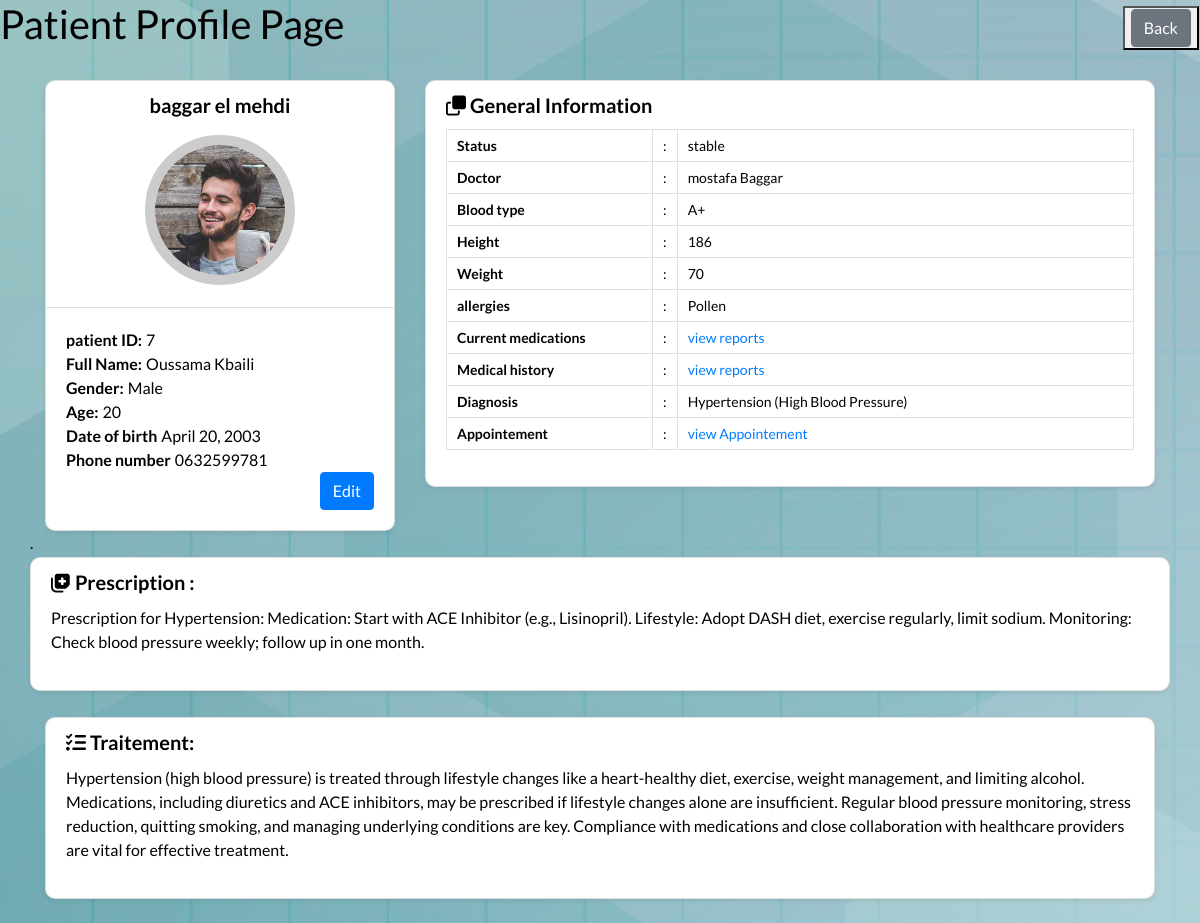
Page /Medi/patiens-list/7/ (signed in) on the committed database.
### Medi/models.py (models this page shows, shortened)
class Patient(models.Model):
    GENDER_CHOICES = [
        ('male', 'Male'),
        ('female', 'Female'),
        ('other', 'Other'),
    ]
    STATUS_CHOICES = [
        ('stable', 'Stable'),
        ('improving', 'Improving'),
        ('critical', 'Critical'),
    ]
    BLOOD_TYPE_CHOICES = [
        ('A+', 'A+'),
        ('A-', 'A-'),
        ('B+', 'B+'),
        ('B-', 'B-'),
        ('AB+', 'AB+'),
        ('AB-', 'AB-'),
        ('O+', 'O+'),
        ('O-', 'O-'),
    ]
    ALLERGIES_CHOICES = [
        ('Pollen', 'Pollen'),
        ('Dust Mites', 'Dust Mites'),
        ('Pet Dander', 'Pet Dander'),
        ('Mold', 'Mold'),
        ('Food Allergies', 'Food Allergies'),
        ('Insect Sting Allergies', 'Insect Sting Allergies'),
        ('Medication Allergies', 'Medication Allergies'),
        ('Latex Allergy', 'Latex Allergy'),
        ('Cockroach Allergy', 'Cockroach Allergy'),
        ('Other', 'Other'),
    ]
    DIAGNOSIS_CHOICES = [
        ('Hypertension (High Blood Pressure)', 'Hypertension (High Blood Pressure)'),
        ('Type 2 Diabetes', 'Type 2 Diabetes'),
        ('Asthma', 'Asthma'),
        ('Allergic Rhinitis', 'Allergic Rhinitis'),
        ('Migraine', 'Migraine'),
        ('Depression', 'Depression'),
        ('Anxiety Disorder', 'Anxiety Disorder'),
        ('Obesity', 'Obesity'),
        ('Chronic Obstructive Pulmonary Disease (COPD)', 'Chronic Obstructive Pulmonary Disease (COPD)'),
        ('Coronary Artery Disease', 'Coronary Artery Disease'),
        ('Hyperthyroidism', 'Hyperthyroidism'),
        ('Hypothyroidism', 'Hypothyroidism'),
        ('Gastroesophageal Reflux Disease (GERD)', 'Gastroesophageal Reflux Disease (GERD)'),
        ('Rheumatoid Arthritis', 'Rheumatoid Arthritis'),
        ('Osteoarthritis', 'Osteoarthritis'),
        ('Eczema', 'Eczema'),
        ('Psoriasis', 'Psoriasis'),
        ('Celiac Disease', 'Celiac Disease'),
        ('Irritable Bowel Syndrome (IBS)', 'Irritable Bowel Syndrome (IBS)'),
        ('Chronic Kidney Disease', 'Chronic Kidney Disease'),
        ('Stroke', 'Stroke'),
        ('Alzheimer\'s Disease', 'Alzheimer\'s Disease'),
        ('Multiple Sclerosis', 'Multiple Sclerosis'),
        ('HIV/AIDS', 'HIV/AIDS'),
        ('Cancer', 'Cancer'),
    ]
    first_name = models.CharField(max_length=100)
    last_name = models.CharField(max_length=100)
    age = models.PositiveIntegerField()
    gender = models.CharField(max_length=10, choices=GENDER_CHOICES, default='Male')
    email = models.EmailField()
    phone = models.CharField(max_length=15)
    photo = models.ImageField(upload_to='media/', blank=True, null=True)
    status = models.CharField(max_length=20, choices=STATUS_CHOICES)
    blood_type = models.CharField(max_length=5, choices=BLOOD_TYPE_CHOICES, default='A+')
    height = models.PositiveIntegerField(default=170)
    weight = models.PositiveIntegerField(default=100)
    allergies = models.CharField(max_length=50, choices=ALLERGIES_CHOICES, default='Other')
    diagnosis = models.CharField(max_length=100, choices=DIAGNOSIS_CHOICES, default='Hypertension')
    doctor_id = models.PositiveIntegerField(default=1)
    address = models.CharField(max_length=200)
    date_of_birth = models.DateField(default='2001-04-20')
    prescription = models.TextField(blank=True, null=True, default='')
    traitement = models.TextField(blank=True, null=True, default='')
    medication = models.TextField(blank=True, null=True, default='')

### accounts/models.py (models this page shows)
class Doctor(AbstractUser):
    GENDER_CHOICES = [
        ('male', 'Male'),
        ('female', 'Female'),
        ('other', 'Other'),
    ]
    SPECIALITY_CHOICES = [
        ('gp', 'General Practitioner (GP)'),
        ('pediatrician', 'Pediatrician'),
        ('obgyn', 'Obstetrician/Gynecologist (OB/GYN)'),
        ('dermatologist', 'Dermatologist'),
        ('orthopedic_surgeon', 'Orthopedic Surgeon'),
        ('cardiologist', 'Cardiologist'),
        ('psychiatrist', 'Psychiatrist'),
    ]
    speciality = models.CharField(max_length=100, choices=SPECIALITY_CHOICES)
    gender = models.CharField(max_length=10, choices=GENDER_CHOICES)
    bio = models.TextField(null=True,default='')
    phone = models.CharField(max_length=20,default='')
    date_of_birth = models.DateField(default='2001-04-20')
    hospital = models.TextField(null=True, default='MediClinic')
    experience = models.TextField(null=True,default='')
    working_hours = models.CharField(max_length=100)
    photo = models.ImageField(upload_to='media/', blank=True, null=True)
    groups = models.ManyToManyField(
        Group,
        verbose_name='groups',
        blank=True,
        help_text='The groups this user belongs to.',
        related_name='doctor_set',  # Use a unique related_name
        related_query_name='user'
    )
    user_permissions = models.ManyToManyField(
        Permission,
        verbose_name='user permissions',
        blank=True,
        help_text='Specific permissions for this user.',
        related_name='doctor_set',  # Use a unique related_name
        related_query_name='user'
    )

### Medi/views.py (the view)
# urls.py: path('patiens-list/<int:patient_id>/', views.patient_full, name='patient-full'),
@login_required
def patient_full(request, patient_id):
    patient = get_object_or_404(Patient, pk=patient_id)
    if patient.doctor_id:
        doctor = get_object_or_404(Doctor, id=patient.doctor_id)
    else:
        doctor = None
    return render(request, 'patient-full.html',{'patient': patient, 'doctor': doctor})

### Medi/templates/patient-full.html (shortened to what this page needs)
{% load static%}
<!DOCTYPE html>
<html lang="en">
<head>
    <link href="https://fonts.googleapis.com/css?family=Lato:300,400,700,900&display=swap" rel="stylesheet"><link rel='stylesheet' href='https://cdnjs.cloudflare.com/ajax/libs/twitter-bootstrap/4.1.3/css/bootstrap.min.css'>
    <link rel='stylesheet' href='https://cdnjs.cloudflare.com/ajax/libs/font-awesome/5.12.1/css/all.min.css'>
    <link rel="stylesheet" href="https://cdnjs.cloudflare.com/ajax/libs/font-awesome/5.15.4/css/all.min.css"/>
    <link rel="stylesheet" href="https://cdnjs.cloudflare.com/ajax/libs/font-awesome/6.4.0/css/all.min.css">
    <link rel="stylesheet" href="https://cdnjs.cloudflare.com/ajax/libs/font-awesome/4.7.0/css/font-awesome.min.css">
    <link rel="stylesheet" href="{% static 'css/patient-full.css' %}">
</head>
<body>
<header class="ScriptHeader">
    <div class="rt-container">
    	<div class="col-rt-12">
        	<div class="rt-heading">
            	<h1>Patient Profile Page</h1>
               <button>
                    {% if user.is_superuser %}
                        <a href="{% url 'home' %}" class="btn btn-secondary">Back</a>
                    {% else %}
                        <a href="{% url 'doctor-patient-list' %}" class="btn btn-secondary">Back</a>
                    {% endif %}
                </button>
            </div>
        </div>
    </div>
</header>
<section>
    <div class="rt-container">
          <div class="col-rt-12">
              <div class="Scriptcontent">
<div class="student-profile py-4">
  <div class="container">
    <div class="row">
      <div class="col-lg-4">
        <div class="card shadow-sm">
          <div class="card-header bg-transparent text-center">
              <h3>baggar el mehdi</h3>
              {% if patient.photo  %}
                    <img class="profile_img" src="{{ patient.photo.url }}" alt="student dp">
              {% else %}
                    <img class="profile_img" src="{% static 'images/img.jpeg' %}" alt="default dp">
              {% endif %}
          </div>
          <div class="card-body">
            <p class="mb-0"><strong class="pr-1">patient ID:</strong>{{ patient.id }}</p>
            <p class="mb-0"><strong class="pr-1">Full Name:</strong>{{ patient.first_name}} {{ patient.last_name }}</p>
            <p class="mb-0"><strong class="pr-1">Gender:</strong>{{ patient.gender }}</p>
            <p class="mb-0"><strong class="pr-1">Age:</strong>{{ patient.age }}</p>
            <p class="mb-0"><strong class="pr-1">Date of birth</strong>{{ patient.date_of_birth }}</p>
            <p class="mb-0"><strong class="pr-1">Phone number</strong>{{ patient.phone }}</p>
            <a href="{% url 'edit_patient' patient.id %}" class="btn btn-primary float-right">Edit</a>
          </div>
        </div>
      </div>
      <div class="col-lg-8">
        <div class="card shadow-sm">
          <div class="card-header bg-transparent border-0">
            <h3 class="mb-0"><i class="far fa-clone pr-1"></i>General Information</h3>
          </div>
          <div class="card-body pt-0">
            <table class="table table-bordered">
              <tr>
                <th width="30%">Status</th>
                <td width="2%">:</td>
                <td>{{ patient.status }}</td>
              </tr>
              <tr>
                 <th width="30%">Doctor</th>
                 <td width="2%">:</td>
                 {% if doctor %}
                 <td>{{ doctor.first_name }} {{ doctor.last_name }}</td>
                 {% else %}
                    No Doctor Assigned
                 {% endif %}
              </tr>
              <tr>
                <th width="30%">Blood type</th>
                <td width="2%">:</td>
                <td>{{ patient.blood_type }}</td>
              </tr>
              <tr>
                <th width="30%">Height	</th>
                <td width="2%">:</td>
                <td>{{ patient.height }}</td>
              </tr>
              <tr>
                <th width="30%">Weight</th>
                <td width="2%">:</td>
                <td>{{ patient.weight }}</td>
              </tr>
              <tr>
                <th width="30%">allergies </th>
                <td width="2%">:</td>
                <td>{{ patient.allergies }}</td>
              </tr>
              <tr>
                <th width="30%">Current medications</th>
                <td width="2%">:</td>
                <td><a href="#">view reports</a></td>
              </tr>
              <tr>
                <th width="30%">Medical history</th>
                <td width="2%">:</td>
                <td><a href="#">view reports</a></td>
              </tr>
              <tr>
                <th width="30%">Diagnosis</th>
                <td width="2%">:</td>
                <td>{{ patient.diagnosis }}</td>
              </tr>
              <tr>
                <th width="30%">Appointement</th>
                <td width="2%">:</td>
                <td><a href="">view Appointement</a></td>
              </tr>
            </table>
        </div>
    </div>
</div>
<div>
    .
</div>
<div class="card shadow-sm">
<div class="card-header bg-transparent border-0">
  <h3 class="mb-0"><i class="fa-solid fa-notes-medical"></i></i> Prescription :</h3>
</div>
<div class="card-body pt-0">
    <p>{{patient.prescription}}</p>
</div>
</div>
</div>
          <div style="height: 26px"></div>
        <div class="card shadow-sm">
          <div class="card-header bg-transparent border-0">
            <h3 class="mb-0"><i class="fa-solid fa-list-check"></i> Traitement:</h3>
          </div>
          <div class="card-body pt-0">
              <p>{{patient.traitement}}</p>
          </div>
        </div>
      </div>
    </div>
  </div>
</div>
    		</div>
</section>
	</body>
</html>

### static/css/patient-full.css (style rules this page uses)
body { background-image: url(../images/61805.jpg); padding: 0; margin: 0; font-family: 'Lato', sans-serif; color: #000; }
.student-profile .card { border-radius: 10px; }
.rt-heading button { position: absolute; right: 0; margin: -50px 1px; color: rgb(110, 109, 109); cursor: pointer; }
.student-profile .card .card-header .profile_img { width: 150px; height: 150px; object-fit: cover; margin: 10px auto; border: 10px solid #ccc; border-radius: 50%; }
.student-profile .card h3 { font-size: 20px; font-weight: 700; }
.student-profile .card p { font-size: 16px; color: #000; }
.student-profile .table th, .student-profile .table td { font-size: 14px; padding: 5px 10px; color: #000; }

### rows in the picture
Patient: photo (picture), id "7", first_name "Oussama", last_name "Kbaili", gender "Male", age "20", date_of_birth "April 20, 2003", phone "0632599781", status "stable", blood_type "A+", height "186", weight "70", allergies "Pollen", diagnosis "Hypertension (High Blood Pressure)", prescription "Prescription for Hypertension: Medication: Start with ACE Inhibitor (e.g., Lisinopril). Lifestyle: Adopt DASH diet, exercise regularly, limit sodium. Monitoring: Check blood pressure weekly; follow up in one month.", traitement "Hypertension (high blood pressure) is treated through lifestyle changes like a heart-healthy diet, exercise, weight management, and limiting alcohol. Medications, including diuretics and ACE inhibitors, may be prescribed if lifestyle changes alone are insufficient. Regular blood pressure monitoring, stress reduction, quitting smoking, and managing underlying conditions are key. Compliance with medications and close collaboration with healthcare providers are vital for effective treatment."
Doctor: first_name "mostafa", last_name "Baggar"
